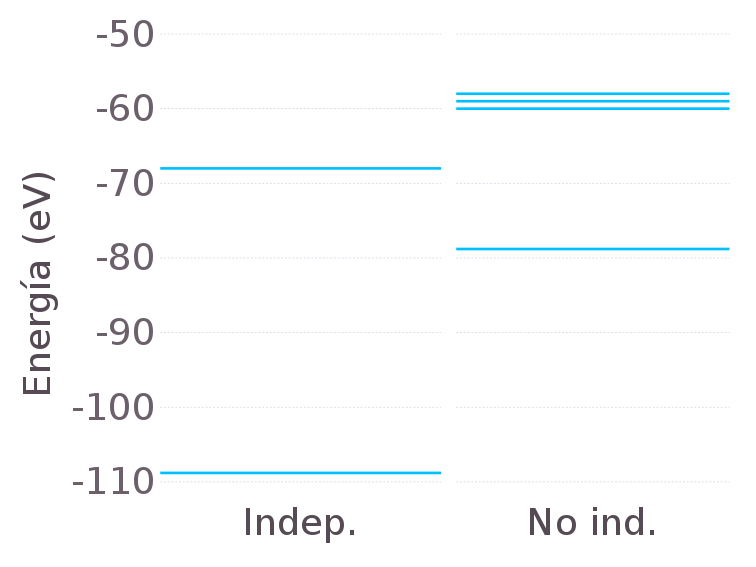

Julia code for this plot:
using Gadfly
using DataFrames

noint = DataFrame(yintercept=[-68,-108.8],Interacción="Indep.")
int = DataFrame(yintercept=[-60,-59,-58,-78.8],Interacción="No ind.")

draw(PNG("helium_noint.png", 20cm, 15cm),
        plot(vcat(noint,int),yintercept=:yintercept,xgroup=:Interacción,
            Geom.subplot_grid(Geom.hline),
            Guide.ylabel("Energía (eV)"),
            Theme(major_label_font_size=28pt,
                minor_label_font_size=28pt,
                line_width=2pt),
            )
        )
